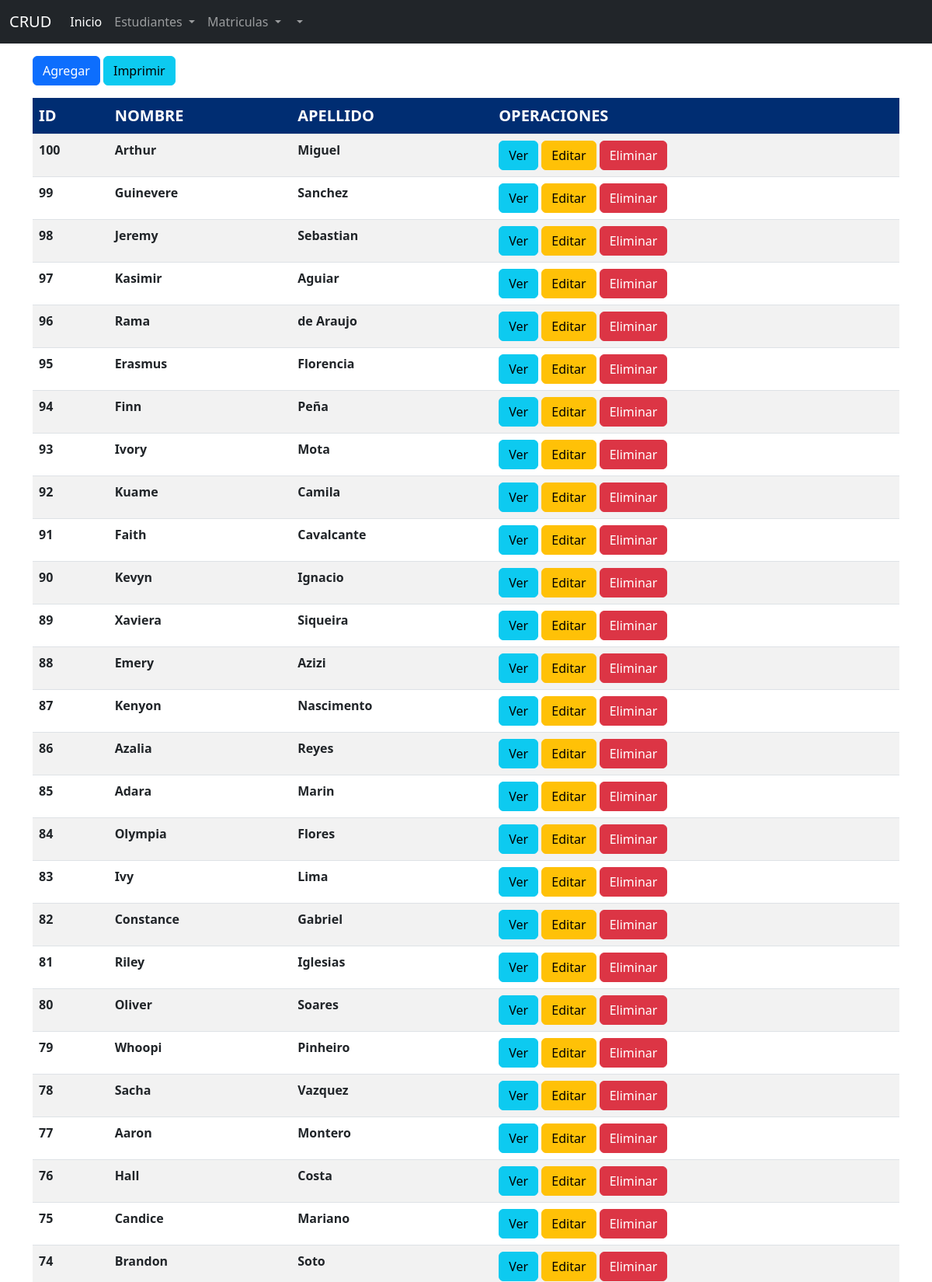
The page /view/estudiante/index.php (upper part) on the database its author committed.
### tables this page shows
CREATE TABLE `estudiantes` (
  `idEstudiante` int NOT NULL,
  `nombre` varchar(35) NOT NULL,
  `apellido` varchar(45) NOT NULL,
  `idCiudad` int NOT NULL
);

### dao/database.php (called while the page is built, shortened)
<?php
    class dataConex {
        public function conexion(){
            try {
                $PDO = new PDO("mysql:host=".SERVER.";dbname=".DATABASE, USER, PASSWORD);
                return $PDO;
            } catch (PDOException $ex) {
                return $ex->getMessage();
            }
        }
    }
?>

### controller/estudianteController.php (called while the page is built, shortened)
<?php
    class estudianteController{
        private $model;
        public function __construct() {
            require_once(MODEL_PATH.'estudianteModel.php');
            $this->model = new estudianteModel();
        }
        public function select(){
            return ($this->model->listar()) ? $this->model->listar() : false;
        }
    }
?>

### model/estudianteModel.php (called while the page is built, shortened)
<?php
    class estudianteModel {
        private $PDO;
        public function __construct(){
            require_once(DAO_PATH.'database.php');
            $data = new dataConex();
            $this->PDO = $data->conexion();
        }
        public function listar() {
            $sql = 'SELECT e.idEstudiante,e.nombre,e.apellido,e.idCiudad,c.nombre ciudad FROM estudiantes e JOIN ciudades c ON e.idCiudad = c.idCiudad ORDER BY idEstudiante DESC';
            $statement = $this->PDO->prepare($sql);
            return ($statement->execute()) ? $statement->fetchAll() : false;
        }
}
?>

### view/estudiante/index.php (the view, shortened to what this page needs)
<?php
    require_once(CONTROLLER_PATH.'estudianteController.php');
    $object = new estudianteController();
    $rows = $object->select();
?>
<!DOCTYPE html>
<html lang="es">
<head>
    <?php include_once (ROOT_PATH . 'header.php') ?>
</head>
<body>
<?php
    require_once(VIEW_PATH.'navbar/navbar.php')
?>
<section class = "intro">
    <div class="container">
        <div class="mb-3">
            <a href="create.php" class="btn btn-primary">Agregar</a>
            <a href="pdf/estudiantes.php" target = "_blank" class="btn btn-info">Imprimir</a>
        </div>
        <div class="table-responsive table-scroll" data-mdb-perfect-scrollbar="true" style="position:relative; heigth=700px;">
        <table id = "myTabla" class="table table-striped mb-0">
            <thead style="background-color: #002d72;">
                <tr>
                    <th scope="col">ID</th>
                    <th scope="col">NOMBRE</th>
                    <th scope="col">APELLIDO</th>
                    <th scope="col">OPERACIONES</th>
                </tr>
            </thead>
            <tbody>
            <?php foreach ((array)$rows as $row) { ?>
                <tr>
                    <th><?=$row['idEstudiante']?></th>
                    <th><?=$row['nombre']?></th>
                    <th><?=$row['apellido']?></th>
                    <td>
                        <a class = "btn btn-info" data-bs-toggle="modal" data-bs-target="#idver<?=$row['idEstudiante']?>">Ver</a>
                        <a href = "edit.php?id=<?= $row['idEstudiante']?>" class = "btn btn-warning">Editar</a>
                        <a class = "btn btn-danger" data-bs-toggle="modal" data-bs-target="#iddel<?=$row['idEstudiante']?>">Eliminar</a>
                    </td>
                </tr>
            <?php } ?>
            </tbody>
        </table>
    </div>
    </div>
</section>
</body>
</html>

### header.php
<link rel="stylesheet" href="/tallerphp18/assets/css/bootstrap.min.css">
<link rel="stylesheet" href="/tallerphp18/assets/css/datatables.min.css">
<link rel="stylesheet" href="/tallerphp18/assets/css/table.css">
<link rel="stylesheet" href="/tallerphp18/assets/css/index.css">

### view/navbar/navbar.php (shortened to what this page needs)
<nav class="navbar navbar-expand-lg navbar-dark bg-dark">
  <div class="container-fluid">
    <a class="navbar-brand" href="/tallerphp18/">CRUD</a>
    <div class="collapse navbar-collapse" id="navbarSupportedContent">
      <ul class="navbar-nav me-auto mb-2 mb-lg-0">
        <li class="nav-item">
          <a class="nav-link active" aria-current="page" href="<?=PROJECT_PATH?>">Inicio</a>
        </li>
        <li class="nav-item dropdown">
          <a class="nav-link dropdown-toggle" href="#" role="button" data-bs-toggle="dropdown" aria-expanded="false">
            Estudiantes
          </a>
        </li>
        <li class="nav-item dropdown">
          <a class="nav-link dropdown-toggle" href="#" role="button" data-bs-toggle="dropdown" aria-expanded="false">
            Matriculas
          </a>
        </li>
        <li class="nav-item dropdown">
          <a class="nav-link dropdown-toggle" href="#" role="button" data-bs-toggle="dropdown" aria-expanded="false">
          </a>
        </li>
      </ul>
    </div>
  </div>
</nav>

### assets/css/table.css (style rules this page uses)
html, body, .intro { height: 100%; }
table td, table th { text-overflow: ellipsis; white-space: nowrap; overflow: hidden; }
thead th { color:white; }
.table-scroll table thead th { font-size: 1.25rem; }
thead { top: 0; position: sticky; }

### rows shown on the page
estudiantes: idEstudiante "100", nombre "Arthur", apellido "Miguel"
estudiantes: idEstudiante "99", nombre "Guinevere", apellido "Sanchez"
estudiantes: idEstudiante "98", nombre "Jeremy", apellido "Sebastian"
estudiantes: idEstudiante "97", nombre "Kasimir", apellido "Aguiar"
estudiantes: idEstudiante "96", nombre "Rama", apellido "de Araujo"
estudiantes: idEstudiante "95", nombre "Erasmus", apellido "Florencia"
estudiantes: idEstudiante "94", nombre "Finn", apellido "Peña"
estudiantes: idEstudiante "93", nombre "Ivory", apellido "Mota"
estudiantes: idEstudiante "92", nombre "Kuame", apellido "Camila"
estudiantes: idEstudiante "91", nombre "Faith", apellido "Cavalcante"
estudiantes: idEstudiante "90", nombre "Kevyn", apellido "Ignacio"
estudiantes: idEstudiante "89", nombre "Xaviera", apellido "Siqueira"
estudiantes: idEstudiante "88", nombre "Emery", apellido "Azizi"
estudiantes: idEstudiante "87", nombre "Kenyon", apellido "Nascimento"
estudiantes: idEstudiante "86", nombre "Azalia", apellido "Reyes"
estudiantes: idEstudiante "85", nombre "Adara", apellido "Marin"
estudiantes: idEstudiante "84", nombre "Olympia", apellido "Flores"
estudiantes: idEstudiante "83", nombre "Ivy", apellido "Lima"
estudiantes: idEstudiante "82", nombre "Constance", apellido "Gabriel"
estudiantes: idEstudiante "81", nombre "Riley", apellido "Iglesias"
estudiantes: idEstudiante "80", nombre "Oliver", apellido "Soares"
estudiantes: idEstudiante "79", nombre "Whoopi", apellido "Pinheiro"
estudiantes: idEstudiante "78", nombre "Sacha", apellido "Vazquez"
estudiantes: idEstudiante "77", nombre "Aaron", apellido "Montero"
estudiantes: idEstudiante "76", nombre "Hall", apellido "Costa"
estudiantes: idEstudiante "75", nombre "Candice", apellido "Mariano"
estudiantes: idEstudiante "74", nombre "Brandon", apellido "Soto"
